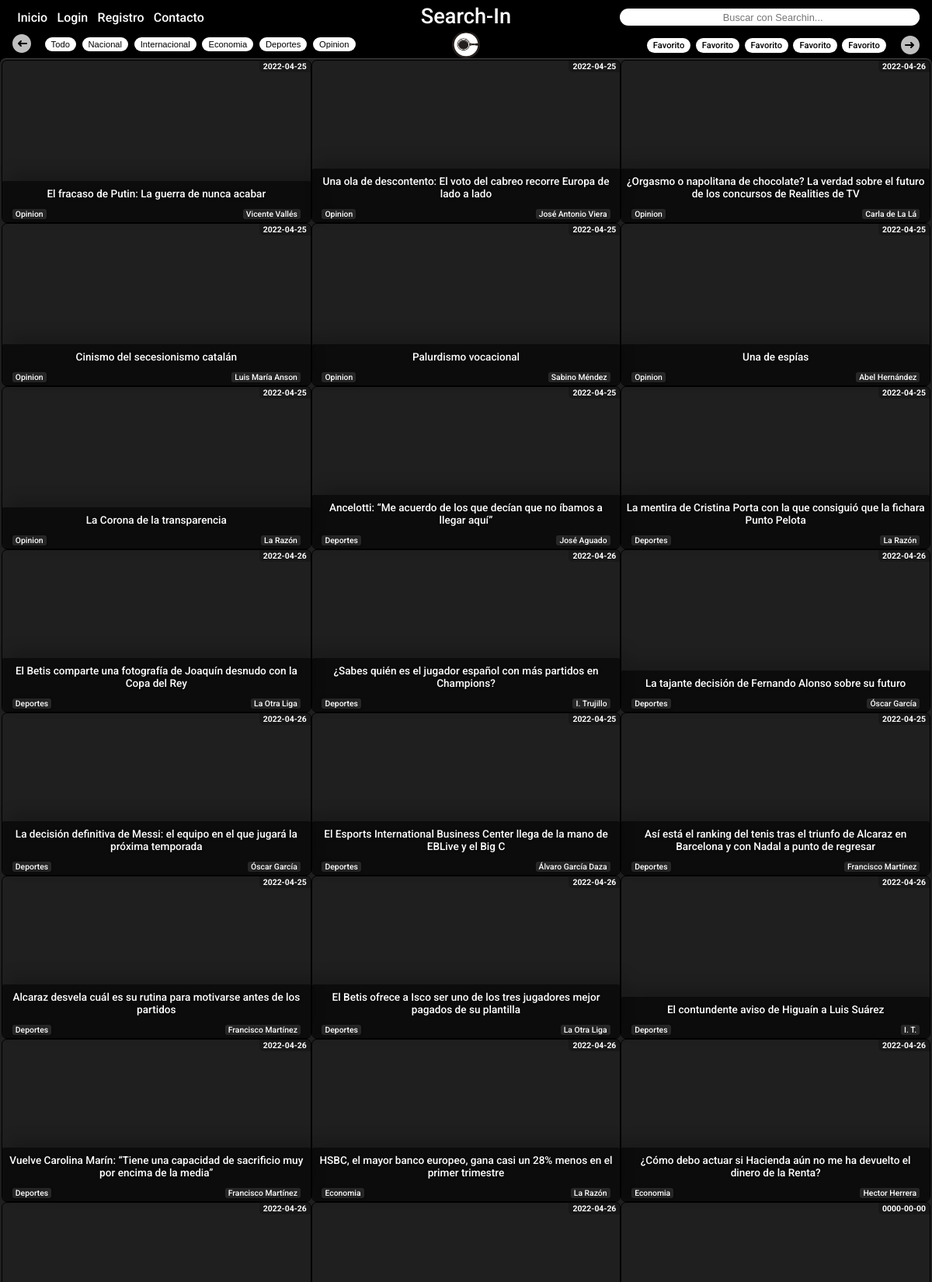
The app's page /searchin/index.php (upper part) with its own data.
### tables this page shows
CREATE TABLE `noticias` (
  `idNoticia` int(11) NOT NULL,
  `titulo` varchar(1000) NOT NULL,
  `categoria` varchar(45) NOT NULL,
  `autor` varchar(45) NOT NULL,
  `fecha` date NOT NULL,
  `url` varchar(1000) NOT NULL,
  `img` varchar(1000) NOT NULL
);

### searchin/metodos.php (called while the page is built, shortened)
<?php
    class metodos{
        public function mostrarDatos($sql){
            $c = new Conectar();
            $conexion = $c->conexion();
            $result=mysqli_query($conexion,$sql);
            return mysqli_fetch_all($result, MYSQLI_ASSOC);
        }
    }
?>

### searchin/index.php (the view, shortened to what this page needs)
<!DOCTYPE html>
<html lang="en">
<head>
    <link rel="stylesheet" type="text/css" href="styles/index.css"/>
</head>
<body>
    <?php
        require_once ("./metodos.php");
    ?>
    <div class='header'>
        <?php
            if(isset($_SESSION['usuario'])){
                echo "<img src='./imgs/flecha.svg' alt='' id='flechaAbsoluta2'>";
            }else{
                echo "<img src='./imgs/flecha.svg' alt='' id='flechaAbsolutaBuscar'>";
            }
        ?>
        <div class="nav">
            <span class='boton' id='inicio'>Inicio</span>
            <?php
                if(isset($_SESSION['usuario'])){
            ?>
                <span class='boton' id='login'>Usuario (<span style='color:#D6EAF8;text-decoration:underline;'><?php echo $_SESSION['usuario']; ?></span>)</span>
                <?php
                }else{
            ?>
                <span class='boton' id='login'>Login</span>
            <?php
                }
            ?>
            <span class='boton' id='registro'>Registro</span>
            <span class='boton' id='contacto'>Contacto</span>
        </div>
        <span id='textoLogo' href="/">Search-In</span>
        <form action='http://www.google.com/search' id="google" class='busqueda' method="GET">
            <input type='text' name="q" id='campoBusqueda' placeholder='Buscar con Searchin...'>
        </form>
    </div>
    <div class='subheader'>
        <div class="categorias">
            <img src='./imgs/flecha.svg' alt="" id='flecha'>
            <form action="" method="POST" id="categorias">
                <div id="formularioNormal">
                <input type="submit" class='boton' id='todo' name="categoria" value="Todo"></input>
                <input type="submit" class='boton' id='nacional' name="categoria" value="Nacional"></input>
                <input type="submit" class='boton' id='internacional' name="categoria" value="Internacional"></input>
                <input type="submit" class='boton' id='economia' name="categoria" value="Economia"></input>
                <input type="submit" class='boton' id='deportes' name="categoria" value="Deportes"></input>
                <input type="submit" class='boton' id='opinion' name="categoria" value="Opinion"></input>
                </div>
            </form>
        </div>
            <img src='./imgs/logoFinal.png' alt='' id='logo'>
        <div class="marcadoresNormal">
            <?php
            if(isset($_SESSION['usuario'])){
            ?>
            <a href="http://<?php echo $_SESSION['marcador1url']; ?>" class='boton' id='favorito1'><?php echo $_SESSION['marcador1nombre']; ?></a>
            <a href="http://<?php echo $_SESSION['marcador2url']; ?>" class='boton' id='favorito2'><?php echo $_SESSION['marcador2nombre']; ?></a>
            <a href="http://<?php echo $_SESSION['marcador3url']; ?>" class='boton' id='favorito3'><?php echo $_SESSION['marcador3nombre']; ?></a>
            <a href="http://<?php echo $_SESSION['marcador4url']; ?>" class='boton' id='favorito4'><?php echo $_SESSION['marcador4nombre']; ?></a>
            <a href="http://<?php echo $_SESSION['marcador5url']; ?>" class='boton' id='favorito5'><?php echo $_SESSION['marcador5nombre']; ?></a>
            <img src='./imgs/flecha.svg' alt="" id='flecha'>
        </div>
        <div class="marcadoresFantasma">
            <a href="http://<?php echo $_SESSION['marcador1url']; ?>" class='boton1' id='favorito1'><?php echo $_SESSION['marcador1nombre']; ?></a>
            <a href="http://<?php echo $_SESSION['marcador2url']; ?>" class='boton1' id='favorito2'><?php echo $_SESSION['marcador2nombre']; ?></a>
            <a href="http://<?php echo $_SESSION['marcador3url']; ?>" class='boton1' id='favorito3'><?php echo $_SESSION['marcador3nombre']; ?></a>
            <a href="http://<?php echo $_SESSION['marcador4url']; ?>" class='boton1' id='favorito4'><?php echo $_SESSION['marcador4nombre']; ?></a>
            <a href="http://<?php echo $_SESSION['marcador5url']; ?>" class='boton1' id='favorito5'><?php echo $_SESSION['marcador5nombre']; ?></a>
            <?php
            }else{
                ?>
            <a href="./index.php" class='boton' id='favorito1'>Favorito</a>
            <a href="./index.php" class='boton' id='favorito2'>Favorito</a>
            <a href="./index.php" class='boton' id='favorito3'>Favorito</a>
            <a href="./index.php" class='boton' id='favorito4'>Favorito</a>
            <a href="./index.php" class='boton' id='favorito5'>Favorito</a>
            <img src='./imgs/flecha.svg' alt="" id='flecha'>
        </div>
            <?php
            }
            ?>
    </div>
    <?php
        if(isset($_SESSION['usuario'])){
            $usuario = $_SESSION['usuario'];
            $objeto = new metodos();
            $sql = "SELECT categoriaSeleccionada FROM usuario WHERE nombre = '$usuario'";
            $datos = $objeto->mostrarDatos($sql);
            foreach ($datos as $clave){
                $categoriaUsuario = $clave['categoriaSeleccionada'];
            }
            if($categoriaUsuario == "Todo"){
                $objeto = new metodos();
                $sql = 'SELECT * FROM noticias order by idNoticia desc';
                $datos = $objeto->mostrarDatos($sql);
            }else{
                $objeto = new metodos();
                $sql = "SELECT * FROM noticias WHERE categoria='$categoriaUsuario' order by idNoticia desc";
                $datos = $objeto->mostrarDatos($sql);
            }
        }else{
            $categoriaUsuario = $_COOKIE['categoria'];
            if($categoriaUsuario == "Todo"){
                $objeto = new metodos();
                $sql = 'SELECT * FROM noticias order by idNoticia desc';
                $datos = $objeto->mostrarDatos($sql);
            }else{
                $objeto = new metodos();
                $sql = "SELECT * FROM noticias WHERE categoria='$categoriaUsuario' order by idNoticia desc";
                $datos = $objeto->mostrarDatos($sql);
            }
        }
    ?>
    <div class='principal'>
        <?php
            if(isset($_SESSION['tipo'])){
                foreach ($datos as $clave){
                    $fondo = $clave['img'];
                    $titulo = $clave['titulo'];
                    $categoria = $clave['categoria'];
                    $autor = $clave['autor'];
                    $fecha = $clave['fecha'];
                    $url = $clave['url'];
                    $idNoticia = $clave['idNoticia'];
                    ?>
                        <div class="noticia" style="background:url(<?php echo $fondo; ?>) no-repeat; background-size:100%" onclick="location.href=' <?php echo $url; ?> '">
                    <?php
                        echo "<span id='fecha'>{$fecha}</span>";
                        if($_SESSION['tipo'] == "Administrador"){
                            echo "<a id='editar' href='./formNoticias.php?idNoticia={$idNoticia}&metodo=editar'>Editar</a>";
                            echo "<a id='editar' style='border-radius:0 0 0 5px;margin-left:2.32rem;border-radius:0 0.5rem 0.5rem 0' href='./formNoticias.php?idNoticia={$idNoticia}&metodo=borrar'>Borrar</a></a>";
                        }
                            echo "<span class='titulo'>";
                                echo $titulo;
                                echo "<span id='categoria'>{$categoria}</span>";
                                echo "<span id='autor'>{$autor}</span>";
                            echo "</span>";
                        echo "</div>";
                }
            }else{
                foreach ($datos as $clave){
                    $fondo = $clave['img'];
                    $titulo = $clave['titulo'];
                    $categoria = $clave['categoria'];
                    $autor = $clave['autor'];
                    $fecha = $clave['fecha'];
                    $url = $clave['url'];
                    ?>
                        <div class="noticia" style="background:url(<?php echo $fondo; ?>) no-repeat; background-size:100%;" onclick="location.href=' <?php echo $url; ?> '">
                    <?php
                        echo "<span id='fecha'>{$fecha}</span>";
                            echo "<span class='titulo'>";
                                echo $titulo;
                                echo "<span id='categoria'>{$categoria}</span>";
                                echo "<span id='autor'>{$autor}</span>";
                            echo "</span>";
                        echo "</div>";
                }
            }
        ?>
    </div>
</body>
</html>

### records on screen
noticias: fecha "2022-04-25", titulo "El fracaso de Putin: La guerra de nunca acabar", categoria "Opinion", autor "Vicente Vallés"
noticias: fecha "2022-04-25", titulo "Una ola de descontento: El voto del cabreo recorre Europa de lado a lado", categoria "Opinion", autor "José Antonio Viera"
noticias: fecha "2022-04-26", titulo "¿Orgasmo o napolitana de chocolate? La verdad sobre el futuro de los concursos de Realities de TV", categoria "Opinion", autor "Carla de La Lá"
noticias: fecha "2022-04-25", titulo "Cinismo del secesionismo catalán", categoria "Opinion", autor "Luis María Anson"
noticias: fecha "2022-04-25", titulo "Palurdismo vocacional", categoria "Opinion", autor "Sabino Méndez"
noticias: fecha "2022-04-25", titulo "Una de espías", categoria "Opinion", autor "Abel Hernández"
noticias: fecha "2022-04-25", titulo "La Corona de la transparencia", categoria "Opinion", autor "La Razón"
noticias: fecha "2022-04-25", titulo "Ancelotti: “Me acuerdo de los que decían que no íbamos a llegar aquí”", categoria "Deportes", autor "José Aguado"
noticias: fecha "2022-04-25", titulo "La mentira de Cristina Porta con la que consiguió que la fichara Punto Pelota", categoria "Deportes", autor "La Razón"
noticias: fecha "2022-04-26", titulo "El Betis comparte una fotografía de Joaquín desnudo con la Copa del Rey", categoria "Deportes", autor "La Otra Liga"
noticias: fecha "2022-04-26", titulo "¿Sabes quién es el jugador español con más partidos en Champions?", categoria "Deportes", autor "I. Trujillo"
noticias: fecha "2022-04-26", titulo "La tajante decisión de Fernando Alonso sobre su futuro", categoria "Deportes", autor "Óscar García"
noticias: fecha "2022-04-26", titulo "La decisión definitiva de Messi: el equipo en el que jugará la próxima temporada", categoria "Deportes", autor "Óscar García"
noticias: fecha "2022-04-25", titulo "El Esports International Business Center llega de la mano de EBLive y el Big C", categoria "Deportes", autor "Álvaro García Daza"
noticias: fecha "2022-04-25", titulo "Así está el ranking del tenis tras el triunfo de Alcaraz en Barcelona y con Nadal a punto de regresar", categoria "Deportes", autor "Francisco Martínez"
noticias: fecha "2022-04-25", titulo "Alcaraz desvela cuál es su rutina para motivarse antes de los partidos", categoria "Deportes", autor "Francisco Martínez"
noticias: fecha "2022-04-26", titulo "El Betis ofrece a Isco ser uno de los tres jugadores mejor pagados de su plantilla", categoria "Deportes", autor "La Otra Liga"
noticias: fecha "2022-04-26", titulo "El contundente aviso de Higuaín a Luis Suárez", categoria "Deportes", autor "I. T."
noticias: fecha "2022-04-26", titulo "Vuelve Carolina Marín: “Tiene una capacidad de sacrificio muy por encima de la media”", categoria "Deportes", autor "Francisco Martínez"
noticias: fecha "2022-04-26", titulo "HSBC, el mayor banco europeo, gana casi un 28% menos en el primer trimestre", categoria "Economia", autor "La Razón"
noticias: fecha "2022-04-26", titulo "¿Cómo debo actuar si Hacienda aún no me ha devuelto el dinero de la Renta?", categoria "Economia", autor "Hector Herrera"
noticias: fecha "2022-04-26"
noticias: fecha "2022-04-26"
noticias: fecha "0000-00-00"
